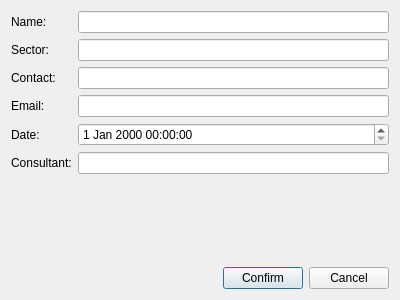
<?xml version="1.0" encoding="UTF-8"?>
<ui version="4.0">
 <class>UpdateClientDialog</class>
 <widget class="QDialog" name="UpdateClientDialog">
  <property name="geometry">
   <rect>
    <x>0</x>
    <y>0</y>
    <width>400</width>
    <height>300</height>
   </rect>
  </property>
  <property name="windowTitle">
   <string>Update Client</string>
  </property>
  <layout class="QVBoxLayout" name="verticalLayout">
   <item>
    <layout class="QFormLayout" name="formLayout">
     <item row="0" column="0">
      <widget class="QLabel" name="label">
       <property name="text">
        <string>Name:</string>
       </property>
      </widget>
     </item>
     <item row="0" column="1">
      <widget class="QLineEdit" name="nameLineEdit"/>
     </item>
     <item row="1" column="0">
      <widget class="QLabel" name="label_2">
       <property name="text">
        <string>Sector:</string>
       </property>
      </widget>
     </item>
     <item row="1" column="1">
      <widget class="QLineEdit" name="sectorLineEdit"/>
     </item>
     <item row="2" column="0">
      <widget class="QLabel" name="label_3">
       <property name="text">
        <string>Contact:</string>
       </property>
      </widget>
     </item>
     <item row="2" column="1">
      <widget class="QLineEdit" name="contactLineEdit"/>
     </item>
     <item row="4" column="0">
      <widget class="QLabel" name="label_4">
       <property name="text">
        <string>Date:</string>
       </property>
      </widget>
     </item>
     <item row="5" column="0">
      <widget class="QLabel" name="label_5">
       <property name="text">
        <string>Consultant:</string>
       </property>
      </widget>
     </item>
     <item row="5" column="1">
      <widget class="QLineEdit" name="consultantLineEdit"/>
     </item>
     <item row="4" column="1">
      <widget class="QDateTimeEdit" name="consultationDateTime"/>
     </item>
     <item row="3" column="1">
      <widget class="QLineEdit" name="emailLineEdit"/>
     </item>
     <item row="3" column="0">
      <widget class="QLabel" name="label_email">
       <property name="text">
        <string>Email:</string>
       </property>
      </widget>
     </item>
    </layout>
   </item>
   <item>
    <layout class="QHBoxLayout" name="horizontalLayout">
     <item>
      <spacer name="horizontalSpacer">
       <property name="orientation">
        <enum>Qt::Orientation::Horizontal</enum>
       </property>
       <property name="sizeHint" stdset="0">
        <size>
         <width>40</width>
         <height>20</height>
        </size>
       </property>
      </spacer>
     </item>
     <item>
      <widget class="QPushButton" name="confirmButton">
       <property name="text">
        <string>Confirm</string>
       </property>
      </widget>
     </item>
     <item>
      <widget class="QPushButton" name="cancelButton">
       <property name="text">
        <string>Cancel</string>
       </property>
      </widget>
     </item>
    </layout>
   </item>
  </layout>
 </widget>
 <resources/>
 <connections/>
</ui>
